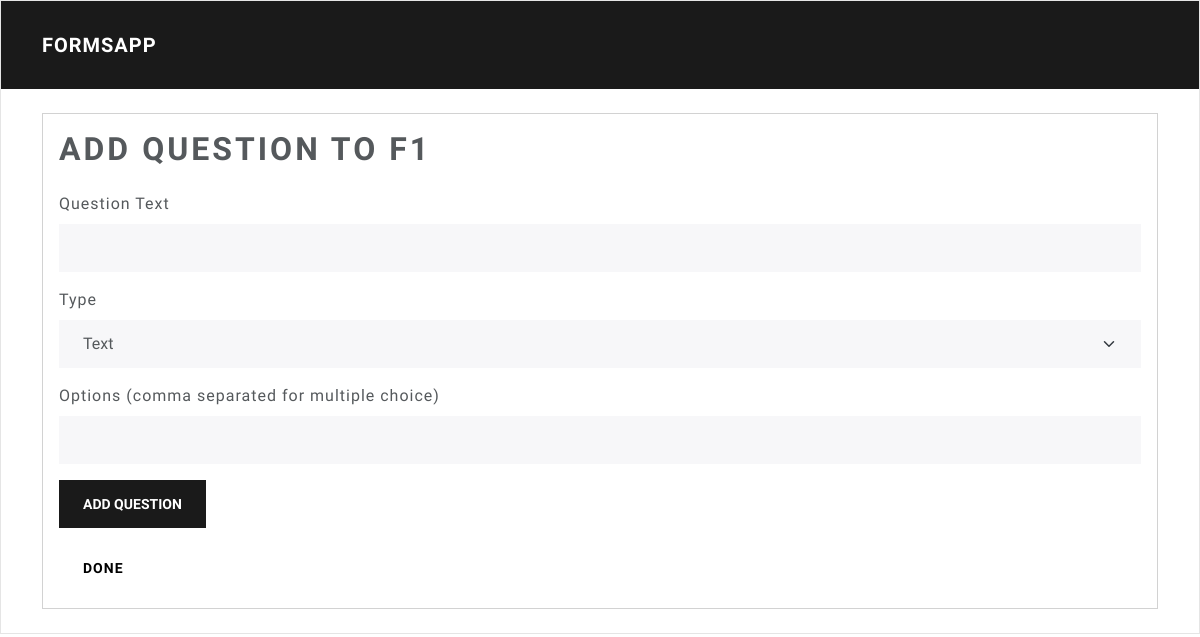
The app's page /form/1/add_question, older data.
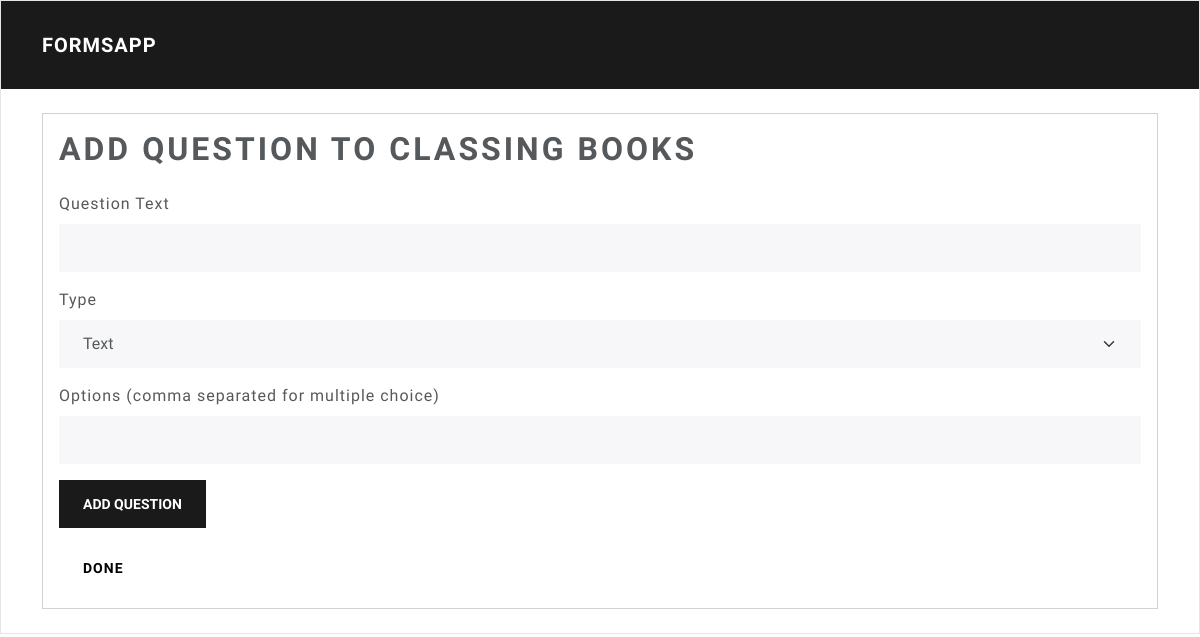
The same page, newer data.
### myproject/models.py (models this page shows, shortened)
class Form(db.Model):
    __tablename__ = 'forms'
    id = db.Column(db.Integer, primary_key=True)
    title = db.Column(db.String(50) , nullable=False)
    questions = db.relationship('Question', backref='form', lazy='dynamic')

### myproject/__init__.py (the view, shortened to what this page needs)
@app.route('/form/<int:form_id>/add_question', methods=['GET', 'POST'])
def add_question(form_id):
    form = models.Form.query.get_or_404(form_id)
    return render_template('add_question.html', form=form)

### myproject/templates/add_question.html (shortened to what this page needs)
{% extends 'base.html' %}
{% block content %}
<div class="card">
<div class="card-body">
<h1 class="card-title mb-4">Add Question to {{ form.title }}</h1>
<form method="post" class="mb-3">
  <div class="mb-3">
    <label class="form-label">Question Text</label>
    <input class="form-control" type="text" name="text" required>
  </div>
  <div class="mb-3">
    <label class="form-label">Type</label>
    <select class="form-select" name="question_type">
      <option value="text">Text</option>
    </select>
  </div>
  <div class="mb-3">
    <label class="form-label">Options (comma separated for multiple choice)</label>
    <input class="form-control" type="text" name="options">
  </div>
  <button class="btn btn-primary" type="submit">Add Question</button>
</form>
<a class="btn btn-secondary" href="{{ url_for('fill_form', form_id=form.id) }}">Done</a>
</div>
</div>
{% endblock %}

Row changes from the older to the newer data that the page shows:
changed Form: title "F1" → "CLASSING BOOKS"
